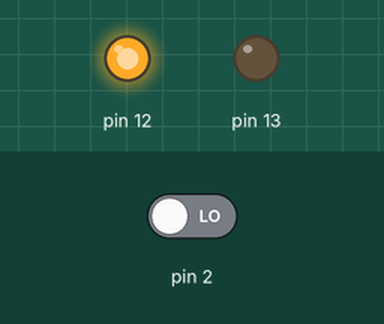
Simulated run of this sketch. Board: Arduino Uno, built with avr-gcc and run on an emulated ATmega328P. Parts: output pins drawn as LEDs (lit = HIGH). Inputs (shaded band) come from the test bench; at power-on: pin 2 LOW.

Above: at 1.2 s.
1.3 s: pin 2 driven HIGH
At 2.2 s:
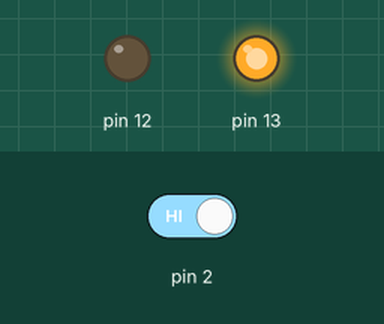
Timing chart, 0 to 4.3 s (numbered marks = the images above; inputs shaded):
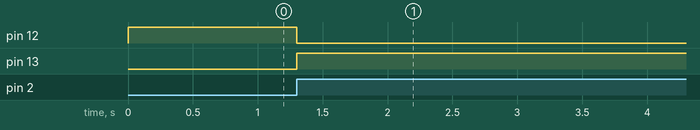

Measured:
- after the input at 1.3 s, pin 12: HIGH → LOW at once; pin 13: LOW → HIGH at once

The sketch:

BOTAO.ino
```cpp
int vAtu = 0;
int vAnt = 0;
int ligado = 0;
int ligado1 = 1;

void setup() {
  pinMode (2, INPUT);
  pinMode (13, OUTPUT);
  pinMode (12, OUTPUT);
}

void loop() {

  vAnt = vAtu;
  vAtu = digitalRead(2);

  if ((vAtu == 1)and (vAnt == 0)){
    ligado = not ligado;
    ligado1 = not ligado;
  }

  digitalWrite(13, ligado);
  digitalWrite(12, ligado1);

}
```
